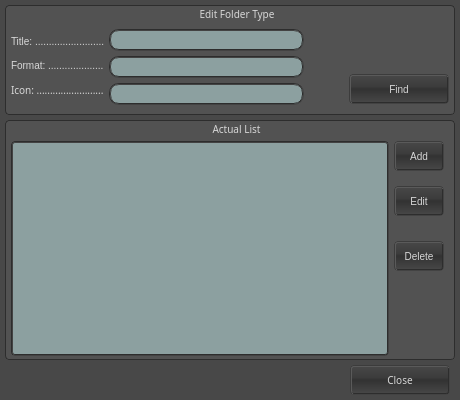
<ui version="4.0" >
 <class>form_EditFolderType</class>
 <widget class="QDialog" name="form_EditFolderType" >
  <property name="geometry" >
   <rect>
    <x>0</x>
    <y>0</y>
    <width>460</width>
    <height>400</height>
   </rect>
  </property>
  <property name="minimumSize" >
   <size>
    <width>460</width>
    <height>400</height>
   </size>
  </property>
  <property name="font" >
   <font>
    <family>Lucida Grande, Segoe UI</family>
    <pointsize>-1</pointsize>
   </font>
  </property>
  <property name="windowTitle" >
   <string>New Folder Type</string>
  </property>
  <property name="styleSheet" >
   <string notr="true" >/* ---------------------- All ---------------------- */
* {
	color: rgb(215, 215, 215);
	background-color: rgb(72, 72, 72);
	font-family: "Lucida Grande, Segoe UI";
	font-size: 10px;
}

/* ---------------------- Line Edit ---------------------- */
QLineEdit { 
	color: rgb(40, 40, 40);
	background-color: rgb(140, 160, 160);
	selection-background-color: rgb(245, 150, 40);
	padding: 0px 5px 0px 5px;
	border: 2px groove rgb(45,45,45);
	border-radius: 10px;
}

/* ---------------------- Label ---------------------- */
QLabel { 
	background-color: rgb(72, 72, 72, 0);
}

/* ---------------------- Push Button ---------------------- */
QPushButton {
	background-color: qlineargradient(spread:pad, x1:0.5, y1:1, x2:0.5, y2:0, stop:0 rgba(72, 72, 72, 255), stop:0.5 rgba(50, 50, 50, 255), stop:0.59 rgba(60, 60, 60, 255), stop:1 rgba(72, 72, 72, 255));
	border-radius: 4px;
	border-width: 2px;	
	border-style: groove;
	border-left-color: rgb(60, 60, 60);
	border-top-color: rgb(60, 60, 60);
	border-right-color: rgb(45, 45, 45);
	border-bottom-color: rgb(45, 45, 45);
}

QPushButton::pressed {
	background-color: qlineargradient(spread:pad, x1:0.5, y1:1, x2:0.5, y2:0, stop:0 rgba(92, 92, 92, 255), stop:0.5 rgba(70, 70, 70, 255), stop:0.59 rgba(80, 80, 80, 255), stop:1 rgba(92, 92, 92, 255));
	border-radius: 4px;
	border-width: 2px;	
	border-style: groove;
	border-left-color: rgb(45, 45, 45);
	border-top-color: rgb(45, 45, 45);
	border-right-color: rgb(60, 60, 60);
	border-bottom-color: rgb(60, 60, 60);
}

QPushButton::checked {
	background-color: qlineargradient(spread:pad, x1:0.5, y1:1, x2:0.5, y2:0, stop:0 rgba(92, 92, 92, 255), stop:0.5 rgba(70, 70, 70, 255), stop:0.59 rgba(80, 80, 80, 255), stop:1 rgba(92, 92, 92, 255));

	border-radius: 4px;
	border-width: 2px;	
	border-style: groove;
	border-left-color: rgb(45, 45, 45);
	border-top-color: rgb(45, 45, 45);
	border-right-color: rgb(60, 60, 60);
	border-bottom-color: rgb(60, 60, 60);
}


/* ---------------------- Combo Box ---------------------- */
QComboBox {
	background-color: qlineargradient(spread:pad, x1:0.5, y1:1, x2:0.5, y2:0, stop:0 rgba(72, 72, 72, 255), stop:0.5 rgba(50, 50, 50, 255), stop:0.59 rgba(60, 60, 60, 255), stop:1 rgba(72, 72, 72, 255));
	
	border-radius: 4px;
	border-width: 2px;	
	border-style: groove;
	border-left-color: rgb(60, 60, 60);
	border-top-color: rgb(60, 60, 60);
	border-right-color: rgb(45, 45, 45);
	border-bottom-color: rgb(45, 45, 45);
	padding: 0px 5px 0px 5px;
 }

QComboBox::drop-down { 
	background-color: qlineargradient(spread:pad, x1:0.5, y1:1, x2:0.5, y2:0, stop:0 rgba(72, 72, 72, 255), stop:0.5 rgba(50, 50, 50, 255), stop:0.59 rgba(60, 60, 60, 255), stop:1 rgba(72, 72, 72, 255));
	
	image: url(:/dark/up-down-dark-arrow.png);
	padding: 0px 2px 0px 2px;
	width: 15px; 
	border-left: 1px solid rgb(40,40,40);
}

QComboBox::down-arrow {
	image: url(:/dark/up-down-dark-arrow.png);
}

 QComboBox QAbstractItemView {
	color: black;
	background-color:rgb(140, 160, 160);  
	border: 2px groove rgb(45,45,45);
	selection-color: black;
	selection-background-color: rgb(245, 150, 40);
	padding: 4px 0px 4px 0px;
 }

/* ---------------------- List View ---------------------- */
QListView {
	color: black;
	background-color:rgb(140, 160, 160);
	selection-background-color: rgb(245, 150, 40);
	padding: 0px 5px 0px 5px;
	border: 2px groove rgb(45,45,45);
	border-radius: 4px;
}

/* ---------------------- Tree View ---------------------- */
QTreeView {
	color: black;
	background-color:rgb(140, 160, 160);
	selection-background-color: rgb(245, 150, 40);
	padding: 0px 5px 0px 5px;
	border: 2px groove rgb(45,45,45);
	border-radius: 4px;
}

/* ---------------------- Group Box ---------------------- */
QGroupBox {
	background-color: rgb(82, 82, 82);
	border: 1px solid rgb(45,45,45);
	border-radius: 4px;
}

QGroupBox::title {
	background-color: rgb(82,82,82,0);
	subcontrol-origin: margin;
	subcontrol-position: top left;
	padding: 2px 5px 0px 15px;
 }

/* ---------------------- Text Edit ---------------------- */
QTextEdit {
	color: black;
	background-color:rgb(140, 160, 160);
	selection-background-color: rgb(245, 150, 40);
	padding: 0px 5px 0px 5px;
	border: 2px groove rgb(45,45,45);
	border-radius: 4px;
}



/* ---------------------- Scroll Bar Vertical ---------------------- */
QScrollBar {
	border: 1px solid rgb(45,45,45);
	border-radius: 4px;
 }

 QScrollBar::handle::vertical {
	background-color: qlineargradient(spread:pad, x1:0.5, y1:1, x2:0.5, y2:0, stop:0 rgba(72, 72, 72, 255), stop:0.5 rgba(50, 50, 50, 255), stop:0.59 rgba(60, 60, 60, 255), stop:1 rgba(72, 72, 72, 255));

	image: url(:/dark/up-down-dark-arrow.png);
	min-height: 30px;
	border: 1px solid rgb(45,45,45);
	border-top-right-radius: 4px;
	border-bottom-right-radius: 4px;
 }

QScrollBar::down-arrow::vertical {
	background: green;
	min-height: 10px;
	min-width: 10px;
}

QScrollBar::sub-page::vertical {
	background: rgb(80,80,80);
}

QScrollBar::add-page::vertical {
	background: rgb(110,110,110);
}

/* ---------------------- Scroll Bar Horizontal ---------------------- */
QScrollBar {
	border: 1px solid rgb(45,45,45);
	border-radius: 4px;
 }

 QScrollBar::handle::horizontal {
		background-color: qlineargradient(spread:pad, x1:0.5, y1:1, x2:0.5, y2:0, stop:0 rgba(72, 72, 72, 255), stop:0.5 rgba(50, 50, 50, 255), stop:0.59 rgba(60, 60, 60, 255), stop:1 rgba(72, 72, 72, 255));

	image: url(:/dark/left-right-dark-arrow.png);
	min-width: 30px;
	border: 1px solid rgb(45,45,45);
	border-top-right-radius: 4px;
	border-top-left-radius: 4px;
 }

QScrollBar::down-arrow::horizontal {
	background: green;
	min-height: 10px;
	min-width: 10px;
}

QScrollBar::sub-page::horizontal {
	background: rgb(80,80,80);
}

QScrollBar::add-page::horizontal {
	background: rgb(110,110,110);
}


/* ---------------------- Check Box ---------------------- */
QCheckBox {
	background-color: rgb(72,72,72,0);
}

QCheckBox::indicator {
	background-color: rgb(140, 160, 160);
	selection-background-color: rgb(245, 150, 40);
	border: 2px groove rgb(45,45,45);
	border-radius: 4px;
	width: 13px;
	height: 13px;
}
QCheckBox::indicator::pressed {
	background-color: rgb(245, 150, 40);
}

 QCheckBox::indicator:checked {
	background-color: rgb(245, 150, 40);
	width: 13px;
	height: 13px;
	image: url(:/dark/checked-dark-checkBox.png);
 }

/* ---------------------- Radio Button ---------------------- */
QRadioButton {
	background-color: rgb(72,72,72,0);
}

QRadioButton::indicator {
	background-color: rgb(140, 160, 160);
	border: 2px groove rgb(45,45,45);
	border-radius: 9px;
	width: 14px;
	height: 14px;
}

 QRadioButton::indicator:checked {
	background-color: qradialgradient(spread:pad, cx:0.5, cy:0.5, radius:0.5, fx:0.5, fy:0.5, stop:0 rgba(245, 150, 40, 255), stop:1 rgba(235, 117, 0, 255));

	width: 14px;
	height: 14px;
	image: url(:/dark/right-dark-arrow.png);
 }

/* ---------------------- Spin Box ---------------------- */
QSpinBox {
	color: black;
	background-color: rgb(140, 160, 160);
	selection-background-color: rgb(245, 150, 40);
	border-radius: 4px;
	border-width: 2px;	
	border-style: groove;
	border-left-color: rgb(60, 60, 60);
	border-top-color: rgb(60, 60, 60);
	border-right-color: rgb(45, 45, 45);
	border-bottom-color: rgb(45, 45, 45);
	padding: 0px 5px 0px 5px;
 }

QSpinBox::up-button { 
	background-color: qlineargradient(spread:pad, x1:0.5, y1:1, x2:0.5, y2:0, stop:0 rgba(72, 72, 72, 255), stop:0.5 rgba(50, 50, 50, 255), stop:0.59 rgba(60, 60, 60, 255), stop:1 rgba(72, 72, 72, 255));
	
	image: url(:/dark/up-dark-arrow.png);
	width: 15px; 
	border-left: 1px solid rgb(40,40,40);
	border-bottom: 1px solid rgb(40,40,40);
	border-top-right-radius: 4px;
}

QSpinBox::up-button::pressed {
	background-color: qlineargradient(spread:pad, x1:0.5, y1:1, x2:0.5, y2:0, stop:0 rgba(92, 92, 92, 255), stop:0.5 rgba(70, 70, 70, 255), stop:0.59 rgba(80, 80, 80, 255), stop:1 rgba(92, 92, 92, 255));
}

QSpinBox::down-button {
	background-color: qlineargradient(spread:pad, x1:0.5, y1:1, x2:0.5, y2:0, stop:0 rgba(72, 72, 72, 255), stop:0.5 rgba(50, 50, 50, 255), stop:0.59 rgba(60, 60, 60, 255), stop:1 rgba(72, 72, 72, 255));
	
	image: url(:/dark/down-dark-arrow.png);
	width: 15px; 
	border-left: 1px solid rgb(40,40,40);
	border-top: 1px solid rgb(40,40,40);
	border-bottom-right-radius: 4px;
}

QSpinBox::down-button::pressed {
	background-color: qlineargradient(spread:pad, x1:0.5, y1:1, x2:0.5, y2:0, stop:0 rgba(92, 92, 92, 255), stop:0.5 rgba(70, 70, 70, 255), stop:0.59 rgba(80, 80, 80, 255), stop:1 rgba(92, 92, 92, 255));
}

/* ---------------------- Double Spin Box ---------------------- */
QDoubleSpinBox {
	color: black;
	background-color: rgb(140, 160, 160);
	selection-background-color: rgb(245, 150, 40);
	border-radius: 4px;
	border-width: 2px;	
	border-style: groove;
	border-left-color: rgb(60, 60, 60);
	border-top-color: rgb(60, 60, 60);
	border-right-color: rgb(45, 45, 45);
	border-bottom-color: rgb(45, 45, 45);
	padding: 0px 5px 0px 5px;
 }

QDoubleSpinBox::up-button { 
	background-color: qlineargradient(spread:pad, x1:0.5, y1:1, x2:0.5, y2:0, stop:0 rgba(72, 72, 72, 255), stop:0.5 rgba(50, 50, 50, 255), stop:0.59 rgba(60, 60, 60, 255), stop:1 rgba(72, 72, 72, 255));
	
	image: url(:/dark/up-dark-arrow.png);
	width: 15px; 
	border-left: 1px solid rgb(40,40,40);
	border-bottom: 1px solid rgb(40,40,40);
	border-top-right-radius: 4px;
}

QDoubleSpinBox::up-button::pressed {
	background-color: qlineargradient(spread:pad, x1:0.5, y1:1, x2:0.5, y2:0, stop:0 rgba(92, 92, 92, 255), stop:0.5 rgba(70, 70, 70, 255), stop:0.59 rgba(80, 80, 80, 255), stop:1 rgba(92, 92, 92, 255));
}

QDoubleSpinBox::down-button {
	background-color: qlineargradient(spread:pad, x1:0.5, y1:1, x2:0.5, y2:0, stop:0 rgba(72, 72, 72, 255), stop:0.5 rgba(50, 50, 50, 255), stop:0.59 rgba(60, 60, 60, 255), stop:1 rgba(72, 72, 72, 255));
	
	image: url(:/dark/down-dark-arrow.png);
	width: 15px; 
	border-left: 1px solid rgb(40,40,40);
	border-top: 1px solid rgb(40,40,40);
	border-bottom-right-radius: 4px;
}

QDoubleSpinBox::down-button::pressed {
	background-color: qlineargradient(spread:pad, x1:0.5, y1:1, x2:0.5, y2:0, stop:0 rgba(92, 92, 92, 255), stop:0.5 rgba(70, 70, 70, 255), stop:0.59 rgba(80, 80, 80, 255), stop:1 rgba(92, 92, 92, 255));
}

/* ---------------------- Line Edit ---------------------- */
QProgressBar { 
	color: rgb(215, 215, 215);
	background-color: rgb(40, 40, 40);
	border: 2px groove rgb(45,45,45);
	border-radius: 4px;
	text-align: center;
}
QProgressBar::chunk { 
	background-color: qlineargradient(spread:pad, x1:0.5, y1:1, x2:0.5, y2:0, stop:0 rgba(60, 75, 75, 255), stop:0.5 rgba(36, 45, 45, 255), stop:0.59 rgba(49, 61, 61, 255), stop:1 rgba(142, 177, 177, 255));

	border-right: 1px solid rgb(40,40,40);
	width: 20px;
	margin: 0px 0.2px 0px 0px;
}

</string>
  </property>
  <layout class="QGridLayout" name="gridLayout_4" >
   <property name="margin" >
    <number>5</number>
   </property>
   <property name="spacing" >
    <number>5</number>
   </property>
   <item row="0" column="0" colspan="2" >
    <widget class="QGroupBox" name="grb_editFolderType" >
     <property name="minimumSize" >
      <size>
       <width>450</width>
       <height>110</height>
      </size>
     </property>
     <property name="styleSheet" >
      <string notr="true" >QGroupBox::title {
	subcontrol-origin: margin;
	subcontrol-position: top center;
}</string>
     </property>
     <property name="title" >
      <string>Edit Folder Type</string>
     </property>
     <layout class="QGridLayout" name="gridLayout" >
      <property name="leftMargin" >
       <number>5</number>
      </property>
      <property name="topMargin" >
       <number>20</number>
      </property>
      <property name="rightMargin" >
       <number>5</number>
      </property>
      <property name="bottomMargin" >
       <number>5</number>
      </property>
      <property name="spacing" >
       <number>5</number>
      </property>
      <item row="0" column="0" >
       <layout class="QHBoxLayout" name="horizontalLayout_2" >
        <item>
         <layout class="QVBoxLayout" name="verticalLayout_3" >
          <item>
           <widget class="QLabel" name="lbl_title" >
            <property name="sizePolicy" >
             <sizepolicy vsizetype="Fixed" hsizetype="Fixed" >
              <horstretch>0</horstretch>
              <verstretch>0</verstretch>
             </sizepolicy>
            </property>
            <property name="minimumSize" >
             <size>
              <width>80</width>
              <height>0</height>
             </size>
            </property>
            <property name="layoutDirection" >
             <enum>Qt::LeftToRight</enum>
            </property>
            <property name="text" >
             <string>Title: .........................</string>
            </property>
           </widget>
          </item>
          <item>
           <widget class="QLabel" name="lbl_format" >
            <property name="sizePolicy" >
             <sizepolicy vsizetype="Fixed" hsizetype="Fixed" >
              <horstretch>0</horstretch>
              <verstretch>0</verstretch>
             </sizepolicy>
            </property>
            <property name="minimumSize" >
             <size>
              <width>80</width>
              <height>0</height>
             </size>
            </property>
            <property name="layoutDirection" >
             <enum>Qt::LeftToRight</enum>
            </property>
            <property name="text" >
             <string>Format: ....................</string>
            </property>
           </widget>
          </item>
          <item>
           <widget class="QLabel" name="lbl_icon" >
            <property name="sizePolicy" >
             <sizepolicy vsizetype="Fixed" hsizetype="Fixed" >
              <horstretch>0</horstretch>
              <verstretch>0</verstretch>
             </sizepolicy>
            </property>
            <property name="minimumSize" >
             <size>
              <width>80</width>
              <height>0</height>
             </size>
            </property>
            <property name="font" >
             <font>
              <family>Lucida Grande, Segoe UI</family>
              <pointsize>-1</pointsize>
             </font>
            </property>
            <property name="layoutDirection" >
             <enum>Qt::LeftToRight</enum>
            </property>
            <property name="text" >
             <string>Icon: .........................</string>
            </property>
            <property name="scaledContents" >
             <bool>false</bool>
            </property>
            <property name="alignment" >
             <set>Qt::AlignLeading|Qt::AlignLeft|Qt::AlignVCenter</set>
            </property>
            <property name="wordWrap" >
             <bool>false</bool>
            </property>
            <property name="margin" >
             <number>0</number>
            </property>
            <property name="openExternalLinks" >
             <bool>false</bool>
            </property>
           </widget>
          </item>
         </layout>
        </item>
        <item>
         <layout class="QVBoxLayout" name="verticalLayout_2" >
          <item>
           <widget class="QLineEdit" name="tbx_title" >
            <property name="sizePolicy" >
             <sizepolicy vsizetype="Fixed" hsizetype="Expanding" >
              <horstretch>0</horstretch>
              <verstretch>0</verstretch>
             </sizepolicy>
            </property>
            <property name="minimumSize" >
             <size>
              <width>100</width>
              <height>22</height>
             </size>
            </property>
            <property name="maximumSize" >
             <size>
              <width>200</width>
              <height>22</height>
             </size>
            </property>
            <property name="text" >
             <string/>
            </property>
           </widget>
          </item>
          <item>
           <widget class="QLineEdit" name="tbx_format" >
            <property name="sizePolicy" >
             <sizepolicy vsizetype="Fixed" hsizetype="Expanding" >
              <horstretch>0</horstretch>
              <verstretch>0</verstretch>
             </sizepolicy>
            </property>
            <property name="minimumSize" >
             <size>
              <width>100</width>
              <height>22</height>
             </size>
            </property>
            <property name="text" >
             <string/>
            </property>
           </widget>
          </item>
          <item>
           <widget class="QLineEdit" name="tbx_icon" >
            <property name="minimumSize" >
             <size>
              <width>150</width>
              <height>22</height>
             </size>
            </property>
            <property name="text" >
             <string/>
            </property>
            <property name="frame" >
             <bool>true</bool>
            </property>
           </widget>
          </item>
         </layout>
        </item>
        <item>
         <spacer name="horizontalSpacer_2" >
          <property name="orientation" >
           <enum>Qt::Horizontal</enum>
          </property>
          <property name="sizeType" >
           <enum>QSizePolicy::Fixed</enum>
          </property>
          <property name="sizeHint" stdset="0" >
           <size>
            <width>40</width>
            <height>20</height>
           </size>
          </property>
         </spacer>
        </item>
        <item>
         <layout class="QVBoxLayout" name="verticalLayout_4" >
          <item>
           <widget class="QFrame" name="pct_icon" >
            <property name="minimumSize" >
             <size>
              <width>32</width>
              <height>32</height>
             </size>
            </property>
            <property name="maximumSize" >
             <size>
              <width>32</width>
              <height>32</height>
             </size>
            </property>
            <property name="autoFillBackground" >
             <bool>false</bool>
            </property>
            <property name="styleSheet" >
             <string notr="true" >background-color: rgb(72,72,72,0);
background-image: url(:/folderType/sound.png);
background-repeat: no-repeat;
background-position: center center;
border: none;</string>
            </property>
            <property name="frameShape" >
             <enum>QFrame::StyledPanel</enum>
            </property>
           </widget>
          </item>
          <item>
           <widget class="QPushButton" name="bt_find" >
            <property name="sizePolicy" >
             <sizepolicy vsizetype="Fixed" hsizetype="Fixed" >
              <horstretch>0</horstretch>
              <verstretch>0</verstretch>
             </sizepolicy>
            </property>
            <property name="minimumSize" >
             <size>
              <width>100</width>
              <height>30</height>
             </size>
            </property>
            <property name="maximumSize" >
             <size>
              <width>100</width>
              <height>25</height>
             </size>
            </property>
            <property name="text" >
             <string>Find</string>
            </property>
           </widget>
          </item>
         </layout>
        </item>
       </layout>
      </item>
     </layout>
    </widget>
   </item>
   <item row="1" column="0" colspan="2" >
    <widget class="QGroupBox" name="grb_editFolderType_2" >
     <property name="minimumSize" >
      <size>
       <width>450</width>
       <height>240</height>
      </size>
     </property>
     <property name="styleSheet" >
      <string notr="true" >QGroupBox::title {
	subcontrol-origin: margin;
	subcontrol-position: top center;
}</string>
     </property>
     <property name="title" >
      <string>Actual List</string>
     </property>
     <layout class="QGridLayout" name="gridLayout_2" >
      <property name="leftMargin" >
       <number>5</number>
      </property>
      <property name="topMargin" >
       <number>20</number>
      </property>
      <property name="rightMargin" >
       <number>5</number>
      </property>
      <property name="bottomMargin" >
       <number>5</number>
      </property>
      <property name="spacing" >
       <number>5</number>
      </property>
      <item row="0" column="0" >
       <layout class="QHBoxLayout" name="horizontalLayout" >
        <property name="spacing" >
         <number>5</number>
        </property>
        <item>
         <widget class="QListView" name="lv_listItem" >
          <property name="minimumSize" >
           <size>
            <width>375</width>
            <height>215</height>
           </size>
          </property>
         </widget>
        </item>
        <item>
         <layout class="QVBoxLayout" name="verticalLayout" >
          <property name="spacing" >
           <number>5</number>
          </property>
          <property name="rightMargin" >
           <number>5</number>
          </property>
          <item>
           <widget class="QPushButton" name="bt_add" >
            <property name="sizePolicy" >
             <sizepolicy vsizetype="Fixed" hsizetype="Fixed" >
              <horstretch>0</horstretch>
              <verstretch>0</verstretch>
             </sizepolicy>
            </property>
            <property name="minimumSize" >
             <size>
              <width>50</width>
              <height>30</height>
             </size>
            </property>
            <property name="maximumSize" >
             <size>
              <width>50</width>
              <height>30</height>
             </size>
            </property>
            <property name="text" >
             <string>Add</string>
            </property>
           </widget>
          </item>
          <item>
           <spacer name="verticalSpacer_3" >
            <property name="orientation" >
             <enum>Qt::Vertical</enum>
            </property>
            <property name="sizeType" >
             <enum>QSizePolicy::Fixed</enum>
            </property>
            <property name="sizeHint" stdset="0" >
             <size>
              <width>20</width>
              <height>10</height>
             </size>
            </property>
           </spacer>
          </item>
          <item>
           <widget class="QPushButton" name="bt_edit" >
            <property name="sizePolicy" >
             <sizepolicy vsizetype="Fixed" hsizetype="Fixed" >
              <horstretch>0</horstretch>
              <verstretch>0</verstretch>
             </sizepolicy>
            </property>
            <property name="minimumSize" >
             <size>
              <width>50</width>
              <height>30</height>
             </size>
            </property>
            <property name="maximumSize" >
             <size>
              <width>50</width>
              <height>30</height>
             </size>
            </property>
            <property name="text" >
             <string>Edit</string>
            </property>
           </widget>
          </item>
          <item>
           <spacer name="verticalSpacer_2" >
            <property name="orientation" >
             <enum>Qt::Vertical</enum>
            </property>
            <property name="sizeType" >
             <enum>QSizePolicy::Fixed</enum>
            </property>
            <property name="sizeHint" stdset="0" >
             <size>
              <width>20</width>
              <height>20</height>
             </size>
            </property>
           </spacer>
          </item>
          <item>
           <widget class="QPushButton" name="bt_delete" >
            <property name="sizePolicy" >
             <sizepolicy vsizetype="Fixed" hsizetype="Fixed" >
              <horstretch>0</horstretch>
              <verstretch>0</verstretch>
             </sizepolicy>
            </property>
            <property name="minimumSize" >
             <size>
              <width>50</width>
              <height>30</height>
             </size>
            </property>
            <property name="maximumSize" >
             <size>
              <width>50</width>
              <height>30</height>
             </size>
            </property>
            <property name="text" >
             <string>Delete</string>
            </property>
           </widget>
          </item>
          <item>
           <spacer name="verticalSpacer" >
            <property name="orientation" >
             <enum>Qt::Vertical</enum>
            </property>
            <property name="sizeType" >
             <enum>QSizePolicy::Expanding</enum>
            </property>
            <property name="sizeHint" stdset="0" >
             <size>
              <width>20</width>
              <height>40</height>
             </size>
            </property>
           </spacer>
          </item>
         </layout>
        </item>
       </layout>
      </item>
     </layout>
    </widget>
   </item>
   <item row="2" column="0" >
    <spacer name="horizontalSpacer" >
     <property name="orientation" >
      <enum>Qt::Horizontal</enum>
     </property>
     <property name="sizeHint" stdset="0" >
      <size>
       <width>342</width>
       <height>20</height>
      </size>
     </property>
    </spacer>
   </item>
   <item row="2" column="1" >
    <widget class="QPushButton" name="bt_close" >
     <property name="minimumSize" >
      <size>
       <width>100</width>
       <height>30</height>
      </size>
     </property>
     <property name="maximumSize" >
      <size>
       <width>100</width>
       <height>30</height>
      </size>
     </property>
     <property name="text" >
      <string>Close</string>
     </property>
    </widget>
   </item>
   <item row="2" column="2" >
    <spacer name="horizontalSpacer_3" >
     <property name="orientation" >
      <enum>Qt::Horizontal</enum>
     </property>
     <property name="sizeType" >
      <enum>QSizePolicy::Fixed</enum>
     </property>
     <property name="sizeHint" stdset="0" >
      <size>
       <width>5</width>
       <height>20</height>
      </size>
     </property>
    </spacer>
   </item>
  </layout>
 </widget>
 <tabstops>
  <tabstop>tbx_title</tabstop>
  <tabstop>tbx_format</tabstop>
  <tabstop>tbx_icon</tabstop>
  <tabstop>bt_find</tabstop>
  <tabstop>bt_close</tabstop>
 </tabstops>
 <resources>
  <include location="../media/images.qrc" />
 </resources>
 <connections/>
</ui>
